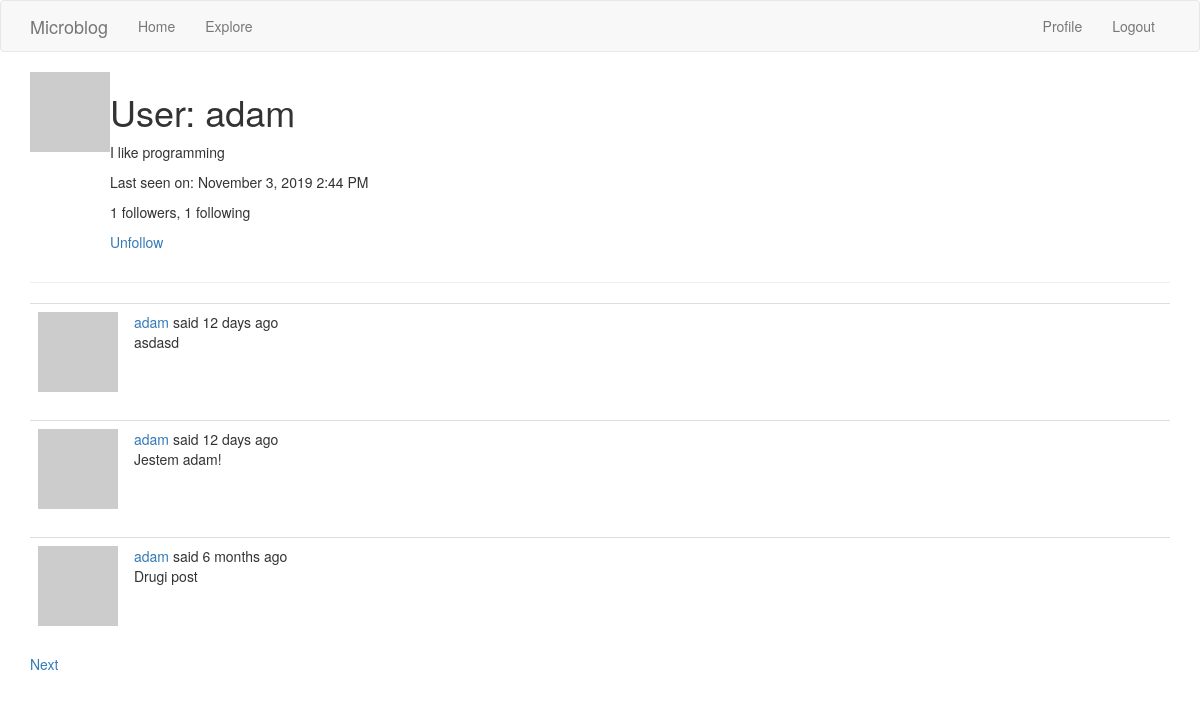
Page /user/adam (signed in) on the committed database.
### app/models.py (models this page shows, shortened)
class User(db.Model, UserMixin):
    id = db.Column(db.Integer, primary_key=True)
    username = db.Column(db.String(64), index=True, unique=True)
    email = db.Column(db.String(120), index=True, unique=True)
    password_hash = db.Column(db.String(128))
    posts = db.relationship('Post', backref='author', lazy='dynamic')
    about_me = db.Column(db.String(140))
    last_seen = db.Column(db.DateTime, default=datetime.utcnow)
    followed = db.relationship(
        'User', secondary=followers,
        primaryjoin=(followers.c.follower_id == id),
        secondaryjoin=(followers.c.followed_id == id),
        backref=db.backref('followers', lazy='dynamic'), lazy='dynamic') # user1.follow(user2) -->  user2.followers()
    def avatar(self, size):
        digest = md5(self.email.lower().encode('utf-8')).hexdigest()
        return 'https://www.gravatar.com/avatar/{}?d=identicon&s={}'.format(digest, size)
    def is_following(self, user):
        return self.followed.filter(
            followers.c.followed_id == user.id).count() > 0

class Post(db.Model):
    id = db.Column(db.Integer, primary_key=True)
    body = db.Column(db.String(140))
    timestamp = db.Column(db.DateTime, index=True, default=datetime.utcnow)
    user_id = db.Column(db.Integer, db.ForeignKey('user.id'))

### app/routes.py (the view)
@app.route('/user/<username>')  # Dynamic component
@login_required
def user(username):
    user = User.query.filter_by(username=username).first_or_404() # returns a db object
    page = request.args.get('page', 1, type=int)
    posts = user.posts.order_by(Post.timestamp.desc()).paginate(
        page, app.config['POSTS_PER_PAGE'], False)
    next_url = url_for('user', username=user.username, page=posts.next_num) \
        if posts.has_next else None
    prev_url = url_for('user', username=user.username, page=posts.prev_num)\
        if posts.has_prev else None
    return render_template('user.html', title='User', posts=posts.items, user=user, next_url=next_url, prev_url=prev_url)

### app/models.py (called while the page is built)
@login.user_loader  # callback for current_user
def load_user(id):
    return User.query.get(int(id))  # puts the user in db session, gets it by primary key

### app/routes.py (called while the page is built)
@app.before_request
def before_request():
    if current_user.is_authenticated:
        current_user.last_seen = datetime.utcnow()
        db.session.commit()

### app/Templates/user.html (shortened to what this page needs)
{% extends 'base.html' %}
{% block app_content %}
    <table>
        <tr valign="top">
            <td><img src="{{ user.avatar(100) }}"></td>
            <td>
                <h1>User: {{ user.username }}</h1>
                {% if user.about_me %}<p>{{ user.about_me }}</p>{% endif %}
                {% if user.last_seen %}
                    <p>Last seen on: {{ moment(user.last_seen).format('LLL') }}</p>
                {% endif %}
                <p>{{ user.followers.count() }} followers, {{ user.followed.count() }} following</p>
                {% if user == current_user %}
                    <p><a href="{{ url_for('edit_profile') }}">Edit your profile</a> </p>
                {% elif not current_user.is_following(user) %}
                <p><a href="{{ url_for('follow', username = user.username) }}">Follow</a></p>
                {% else %}
                <p><a href="{{ url_for('unfollow', username = user.username) }}">Unfollow</a></p>
                {% endif %}
            </td>
        </tr>
    </table>
    <hr>
    {% for post in posts %}
        {% include '_post.html' %}
    {% endfor %}
    {% if next_url %}
        <a href="{{ next_url }}">Next</a>
    {% endif %}
{% endblock %}

### app/Templates/_post.html (shortened to what this page needs)
<table class="table table-hover">
    <tr>
        <td width="70px">
            <a href="{{ url_for('user', username=post.author.username)}}">
                <img src="{{ post.author.avatar(36) }}">
            </a>
        </td>
        <td>
            <a href="{{ url_for('user', username=post.author.username)}}">
                {{ post.author.username }}
            </a>
            said {{ moment(post.timestamp).fromNow() }}
            <br>
            {{ post.body }}
        </td>
    </tr>
</table>

### rows in the picture
User: username "adam", about_me "I like programming", last_seen "November 3, 2019 2:44 PM"
Post: author.username "adam", timestamp "12 days ago", body "asdasd"
Post: author.username "adam", timestamp "12 days ago", body "Jestem adam!"
Post: author.username "adam", timestamp "6 months ago", body "Drugi post"

### other values in the picture
{{ user.followers.count() }} "1"
{{ user.followed.count() }} "1"
